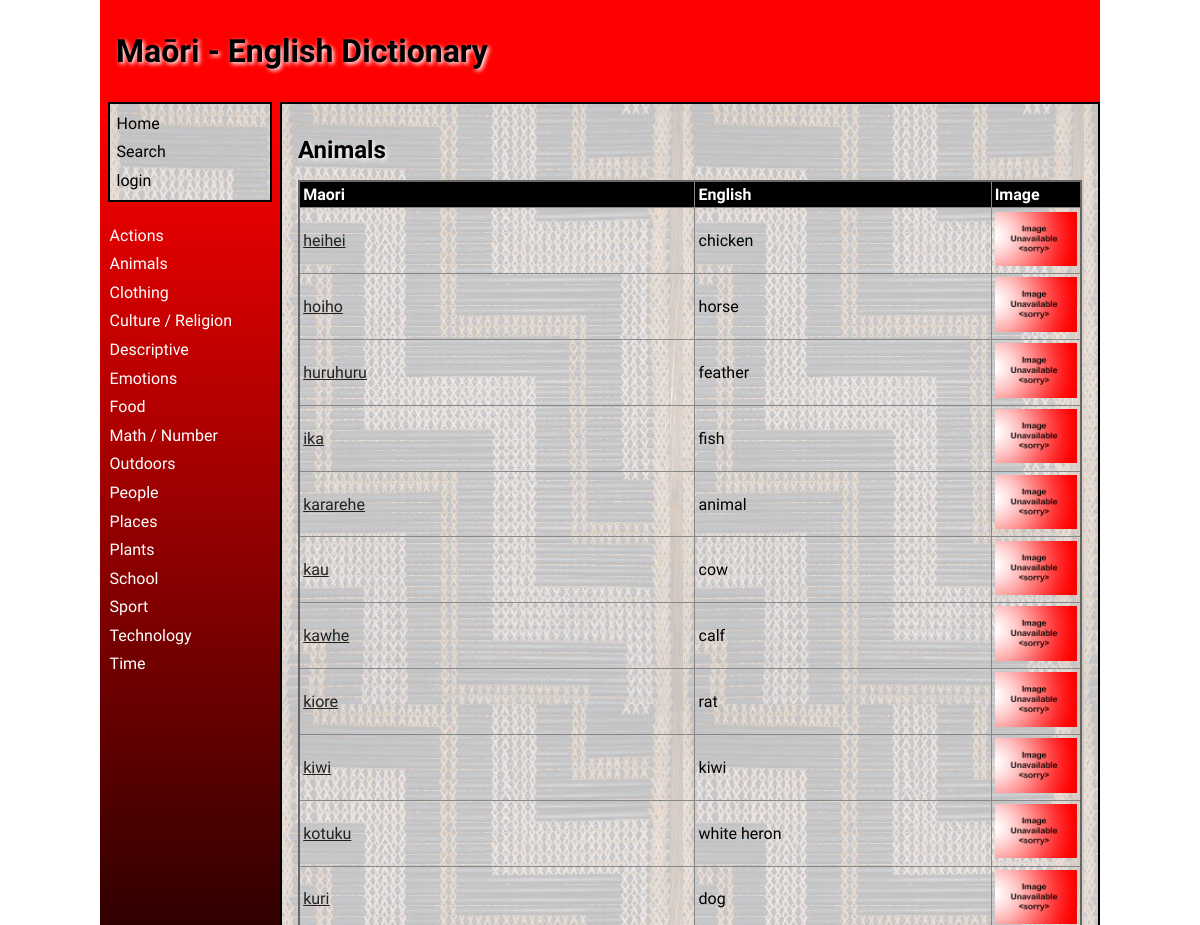
Page /category/2 (upper part) on the earlier database version.
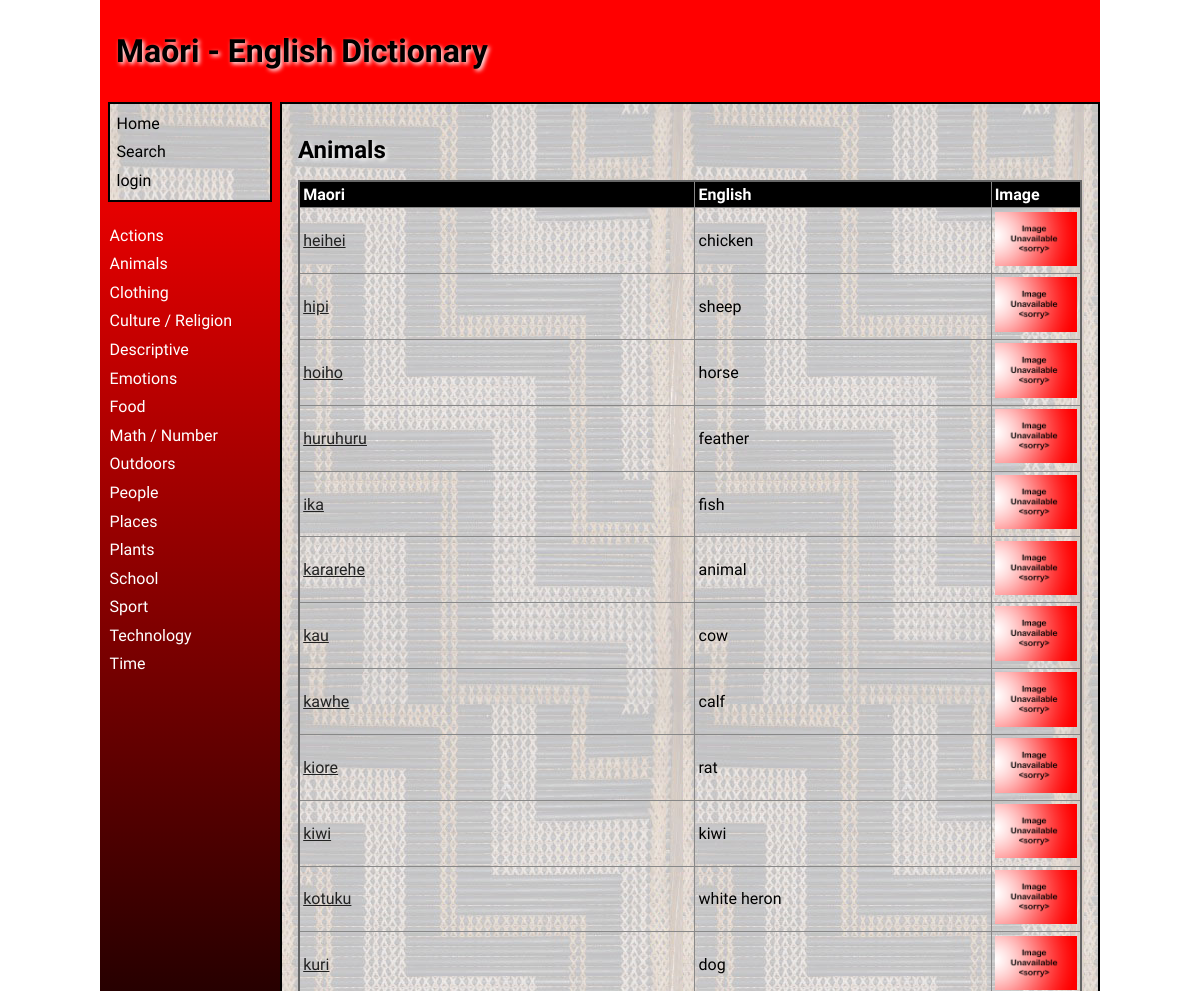
Same page on the later database version.
### tables this page shows
CREATE TABLE "category"
(
    id            integer
        primary key autoincrement,
    category_name varchar(30)
);

CREATE TABLE "dictionary"
(
    id          integer
        primary key autoincrement,
    maori       varchar(30),
    english     varchar(30),
    description varchar(1000),
    level       integer,
    category_id integer
        references category
            on delete cascade,
    user_id     integer
        references user_details
            on delete set null,
    date_added  datetime
);

### app.py (the view)
@app.route('/category/<id>', methods=["POST", "GET"])
def render_category(id):
    if request.method == "POST":
        print(request.form)
        maori = request.form.get("maori").strip()
        english = request.form.get("english").strip()
        description = request.form.get("description").strip()
        level = request.form.get("level")
        email = session.get('email')
        con = get_connection(DATABASE)
        cur = con.cursor()
        query = "SELECT id FROM dictionary WHERE maori = ?"
        cur.execute(query, (maori,))
        maori_id = cur.fetchall()
        print(f"line 360 maori_id = {maori_id}")
        if len(maori_id) != 0:
            con.commit()
            con.close()
            return redirect(f"/category/{id}?error=The+word+{maori}+already+exists")
        else:
            cur = con.cursor()
            sql = """INSERT INTO dictionary (maori, english, description, level, category_id, date_added, user_id)
                       VALUES (?, ?, ?, ?, ?, date(), (SELECT id FROM user_details WHERE email = ?))"""
            try:
                cur.execute(sql, (maori, english, description, level, id, email,))
            except sqlite3.IntegrityError:
                redirect(f"/category/{id}?error=The+word+{maori}+already+exists")
            con.commit()
            con.close()
            return redirect(f'/category/{id}')
    else:
        con = get_connection(DATABASE)
        cur = con.cursor()
        query = """SELECT c.category_name, d.maori, d.english, d.id, c.id
                   FROM category c
                   LEFT JOIN dictionary d on c.id = d.category_id
                   WHERE c.id = ?
                   ORDER BY maori"""
        cur.execute(query, (id,))
        category_words = cur.fetchall()
        print(category_words)
        con.close()
        if category_words[0][3] is None:
            category_words_parm = []
        category_words_parm = category_words
        image_names = get_image_filenames(category_words_parm)
        print (f"Line 381 : image_names = {image_names}")
        error = request.args.get('error')
        if error == None:
            error = ""
        return render_template("category.html", category_words=category_words_parm, logged_in=is_logged_in(),
                               image_names=image_names, error=error,
                               category_list=get_category_list(), allow_edit=allow_edit())

### app.py (called while the page is built, shortened)
def get_connection(db_file):
    try:
        connection = sqlite3.connect(db_file)
        connection.execute('pragma foreign_keys=ON')
        return connection
    except Error as e:
        print(e)
    return None

def get_image_filename(english_name):
    path_file = f"static\\images\\{english_name}.*"
    print(path_file)
    listing = glob.glob(path_file)
    for filename in listing:
        print(filename)
        return os.path.basename(filename)
    return "noimage.png"

def get_image_filenames(words):
    image_names = []
    for word in words:
        image_names.append(get_image_filename(word[2]))
    return image_names

def get_category_list():
    category_list = execute_query("SELECT * FROM category ORDER BY category_name")
    if issubclass(type(category_list), Error):
        return []
    return category_list

def allow_edit():
    if not is_logged_in():
        return False

def is_logged_in():
    if session.get('email') is None:
        return False
    else:
        return True

### templates/category.html (shortened to what this page needs)
{% extends "base.html" %}
{% block main %}
    {% if logged_in and allow_edit %}
        <h2>{{ category_words[0][0] }} <strong>-</strong> <a href="\delete_category\{{ category_words[0][4] }}">Delete Category</a></h2>
    {% else %}
        <h2>{{ category_words[0][0] }}</h2>
    {% endif %}
    <table class="table">
        <thead>
            <tr>
                <th><strong>Maori</strong></th>
                <th><strong>English</strong></th>
                <th><strong>Image</strong></th>
            </tr>
        </thead>
        <tbody>
            {% for word in category_words %}
                <tr>
                    {% if word[1] != None %}
                        <td><a href="\word\{{ word[3] }}?breadcrumb=/category/{{ category_words[0][4] }}">{{ word[1] }}</a></td>
                        <td>{{ word[2] }}</td>
                        <td><img class="thumb" src= "../static/images/{{ image_names[loop.index0]}}"></td>
                    {% endif %}
                </tr>
            {% endfor %}
        </tbody>
    </table>
{% endblock %}

### templates/base.html (shortened to what this page needs)
<!doctype html>
<html lang="en">
<head>
	<link href="{{ url_for('static', filename='css/style.css') }}" rel="stylesheet">
</head>
<body>
	<div id="container">
		<header>
			<h1>{% block heading %}Maōri - English Dictionary{% endblock %}</h1>
		</header>
		<nav style="padding-top: 0">
			<ul>
                <div class="main-links">
                <li><a href="/" style="color: black;">Home</a></li>
				<li><a href="/search/~" style="color: black;">Search</a></li>
				{% if logged_in %}
                    {% if allow_edit %}
					    <li><a href="/addcategory" style="color: black;">Add Category</a></li>
                    {% endif %}
					<li><a href="/logout" style="color: black;">Logout</a></li>
                {% else %}
                    <li><a href="/login" style="color: black;">login</a></li>
                {% endif %}
                </div>
            <br>
                {% for category in category_list %}
                    <li><a href="/category/{{ category[0] }}">{{ category[1] }}</a></li>
                {% endfor %}
			</ul>
		</nav>
		<main style="border: solid black 2px">
            {% block main %}{% endblock %}
        </main>
	</div>
</body>
</html>

Differences in the rows shown:
added dictionary: maori "hipi", english "sheep"
